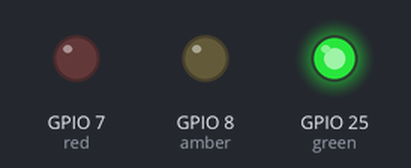
Recording of a program running on a simulated Raspberry Pi (BCM pin numbers). Parts: output pins drawn as LEDs (lit = HIGH).

Above: at 5.0 s.
At 11.5 s:
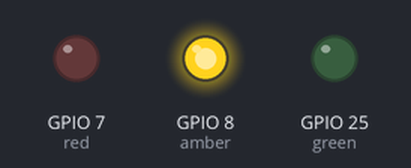
At 18.0 s:
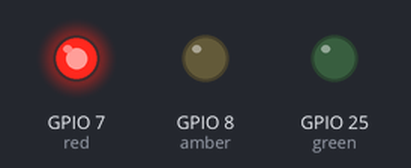
Timing chart, 0 to 29.9 s (numbered marks = the images above):
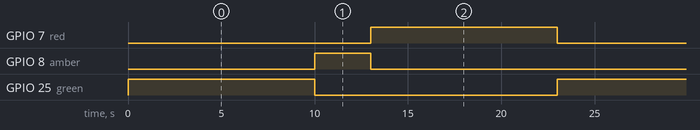

The program:

Traffic_Light_1.py
```python
from gpiozero import LED
from time import sleep

red = LED(7)
amber = LED(8)
green = LED(25)

green.on()
amber.off()
red.off()

while True:
    sleep(10)
    green.off()
    amber.on()
    sleep(3)
    amber.off()
    red.on()
    sleep(10)

    red.off()
    green.on()
```

Measured:
- by itself, GPIO 7 (red), GPIO 25 (green): alternates HIGH for 10.0 s and LOW for 13.0 s
- by itself, GPIO 8 (amber): alternates HIGH for 3.0 s and LOW for 20.0 s
- by itself, everything shown: repeats every 23.0 s, in 3 steps
